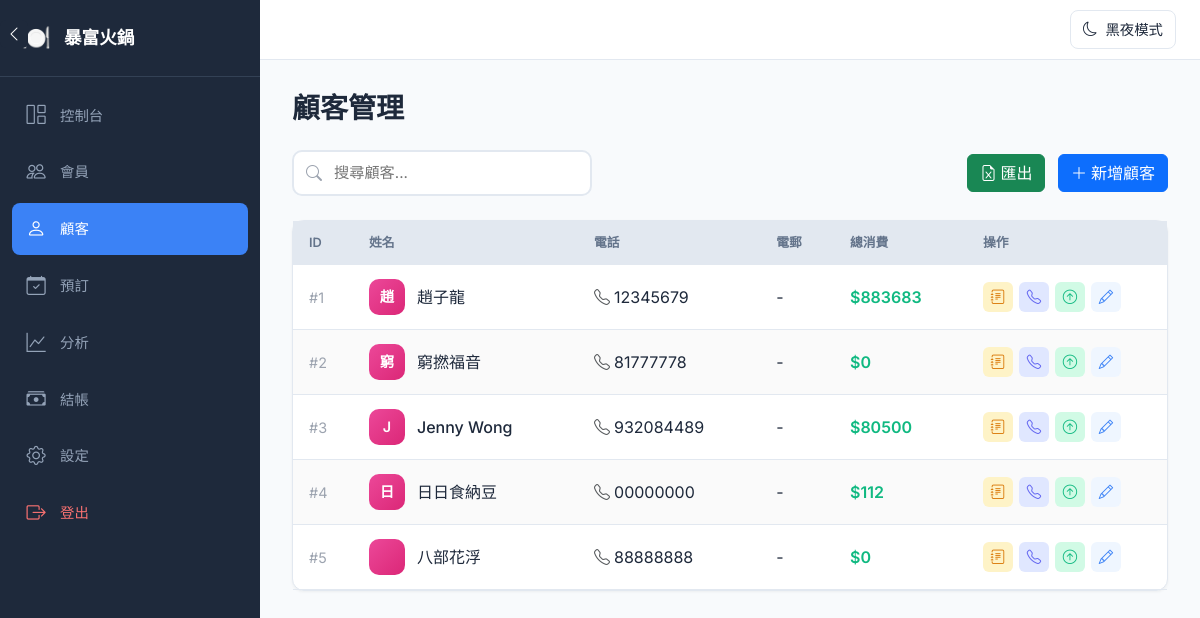
/customers (signed in), run on the app's committed database.
### app.py (models this page shows)
class Settings(Base):
    __tablename__ = 'settings'
    id = Column(Integer, primary_key=True)
    restaurant_name = Column(String(100), default='我的餐廳')
    dark_mode = Column(Integer, default=0)  # 0 = light, 1 = dark

class Customer(Base):
    __tablename__ = 'customers'
    id = Column(Integer, primary_key=True)
    name = Column(String(100), nullable=False)
    phone = Column(String(20), unique=True, nullable=False)
    email = Column(String(100))
    birthday = Column(DateTime)
    tags = Column(String(500))  # 標籤，用逗號分隔
    address = Column(String(200))
    avg_spend = Column(Float, default=0.0)
    preferences = Column(Text)  # e.g. "愛辣、不吃蔥"
    allergies = Column(Text)  # 過敏食物
    notes = Column(Text)  # 額外備註
    visits = Column(Integer, default=0)
    total_spent = Column(Float, default=0)  # 總消費
    points = Column(Integer, default=0)  # 積分 (已停用)
    created_at = Column(DateTime, default=datetime.utcnow)
    updated_at = Column(DateTime, default=datetime.utcnow, onupdate=datetime.utcnow)

### app.py (the view)
@app.route('/customers')
@login_required
def customers():
    db = get_db_session()
    search = request.args.get('search', '').strip()
    if search:
        customers_list = db.query(Customer).filter(
            (Customer.name.like(f'%{search}%')) |
            (Customer.phone.like(f'%{search}%'))
        ).all()
    else:
        customers_list = db.query(Customer).all()
    db.close()
    return render_template('customers.html', customers=customers_list, search=search)

### app.py (called while the page is built)
@app.after_request
def add_header(response):
    response.headers['Cache-Control'] = 'no-cache, no-store, must-revalidate'
    response.headers['Pragma'] = 'no-cache'
    response.headers['Expires'] = '0'
    return response

@app.context_processor
def inject_dark_mode():
    db = get_db_session()
    settings_obj = db.query(Settings).first()
    dark_mode = settings_obj.dark_mode if settings_obj else 0
    restaurant_name = settings_obj.restaurant_name if settings_obj else '我的餐廳'
    db.close()
    return dict(dark_mode=dark_mode, restaurant_name=restaurant_name)

def get_db_session():
    return Session()

def login_required(f):
    @wraps(f)
    def decorated_function(*args, **kwargs):
        if 'employee_id' not in session:
            return redirect(url_for('login'))
        return f(*args, **kwargs)
    return decorated_function

### templates/customers.html (shortened to what this page needs)
{% extends "base.html" %}
{% block content %}
<h1 class="page-title">顧客管理</h1>
<div class="d-flex justify-content-between align-items-center mb-4">
    <form method="GET" action="{{ url_for('customers') }}" class="search-box" style="display: flex; align-items: center; width: 300px;">
        <i class="bi bi-search" style="position: absolute; left: 14px; color: #9ca3af;"></i>
        <input type="text" name="search" placeholder="搜尋顧客..." class="search-input" value="{{ search or '' }}" style="padding-left: 40px;">
    </form>
    <div>
        <a href="{{ url_for('export_data', type='customers') }}" class="btn btn-success me-2">
            <i class="bi bi-file-earmark-excel me-1"></i>匯出
        </a>
        <a href="{{ url_for('add_customer') }}" class="btn btn-primary">
            <i class="bi bi-plus-lg me-1"></i>新增顧客
        </a>
    </div>
</div>
<div class="custom-card">
    <div class="table-responsive">
        <table class="custom-table">
            <thead>
                <tr>
                    <th style="width: 60px;">ID</th>
                    <th>姓名</th>
                    <th>電話</th>
                    <th>電郵</th>
                    <th>總消費</th>
                    <th style="width: 200px;">操作</th>
                </tr>
            </thead>
            <tbody>
                {% for customer in customers %}
                <tr>
                    <td><span class="customer-id">#{{ customer.id }}</span></td>
                    <td>
                        <div class="customer-info">
                            <div class="customer-avatar" style="background: linear-gradient(135deg, #ec4899, #db2777);">
                                {{ customer.name[0] }}
                            </div>
                            <span class="customer-name">{{ customer.name }}</span>
                        </div>
                    </td>
                    <td><i class="bi bi-telephone me-1 text-muted"></i>{{ customer.phone }}</td>
                    <td>{{ customer.email or '-' }}</td>
                    <td><span class="spent">${{ "%.0f"|format(customer.total_spent) }}</span></td>
                    <td>
                        <div class="action-buttons">
                            <a href="{{ url_for('customer_visits', customer_id=customer.id) }}" class="btn-action note" title="消費記錄">
                                <i class="bi bi-journal-text"></i>
                            </a>
                            <a href="{{ url_for('customer_interactions', customer_id=customer.id) }}" class="btn-action call" title="聯繫記錄">
                                <i class="bi bi-telephone"></i>
                            </a>
                            <a href="{{ url_for('upgrade_to_member', customer_id=customer.id) }}" class="btn-action upgrade" title="升級為會員">
                                <i class="bi bi-arrow-up-circle"></i>
                            </a>
                            <a href="{{ url_for('edit_customer', customer_id=customer.id) }}" class="btn-action edit" title="編輯">
                                <i class="bi bi-pencil"></i>
                            </a>
                        </div>
                    </td>
                </tr>
                {% endfor %}
            </tbody>
        </table>
    </div>
</div>
{% endblock %}

### templates/base.html (shortened to what this page needs)
<!DOCTYPE html>
<html lang="zh-HK">
<head>
    <link href="https://cdn.jsdelivr.net/npm/bootstrap@5.3.3/dist/css/bootstrap.min.css" rel="stylesheet">
    <link rel="stylesheet" href="https://cdn.jsdelivr.net/npm/bootstrap-icons@1.11.0/font/bootstrap-icons.css">
</head>
<body>
    <nav id="sidebar">
        <div class="sidebar-brand">
            <span class="sidebar-brand-icon">🍽️</span>
            <span class="sidebar-brand-text">{{ restaurant_name|default('暴富火鍋') }}</span>
        </div>
        <ul class="sidebar-menu">
            <li class="sidebar-menu-item">
                <a href="{{ url_for('dashboard') }}" class="sidebar-menu-link {% if request.endpoint == 'dashboard' %}active{% endif %}">
                    <i class="bi bi-grid-1x2"></i><span>控制台</span>
                </a>
            </li>
            <li class="sidebar-menu-item">
                <a href="{{ url_for('members') }}" class="sidebar-menu-link {% if request.endpoint in ['members', 'add_member', 'edit_member', 'topup_member'] %}active{% endif %}">
                    <i class="bi bi-people"></i><span>會員</span>
                </a>
            </li>
            <li class="sidebar-menu-item">
                <a href="{{ url_for('customers') }}" class="sidebar-menu-link {% if request.endpoint in ['customers', 'add_customer', 'edit_customer'] %}active{% endif %}">
                    <i class="bi bi-person"></i><span>顧客</span>
                </a>
            </li>
            <li class="sidebar-menu-item">
                <a href="{{ url_for('reservations') }}" class="sidebar-menu-link {% if request.endpoint in ['reservations', 'add_reservation'] %}active{% endif %}">
                    <i class="bi bi-calendar-check"></i><span>預訂</span>
                </a>
            </li>
            <li class="sidebar-menu-item">
                <a href="{{ url_for('analytics') }}" class="sidebar-menu-link {% if request.endpoint == 'analytics' %}active{% endif %}">
                    <i class="bi bi-graph-up"></i><span>分析</span>
                </a>
            </li>
            <li class="sidebar-menu-item">
                <a href="{{ url_for('checkout') }}" class="sidebar-menu-link {% if request.endpoint in ['checkout', 'checkout_result'] %}active{% endif %}">
                    <i class="bi bi-cash-stack"></i><span>結帳</span>
                </a>
            </li>
            <li class="sidebar-menu-item">
                <a href="{{ url_for('settings') }}" class="sidebar-menu-link {% if request.endpoint == 'settings' %}active{% endif %}">
                    <i class="bi bi-gear"></i><span>設定</span>
                </a>
            </li>
            <li class="sidebar-menu-item" style="margin-top: auto;">
                <a href="{{ url_for('logout') }}" class="sidebar-menu-link" style="color: #f87171;">
                    <i class="bi bi-box-arrow-right"></i><span>登出</span>
                </a>
            </li>
        </ul>
    </nav>
    <button id="sidebarToggle" onclick="toggleSidebar()">
        <i class="bi bi-chevron-left"></i>
    </button>
    <div class="top-bar">
        <button class="theme-toggle" onclick="toggleTheme()">
            <i class="bi bi-moon" id="themeIcon"></i>
            <span id="themeText">黑夜模式</span>
        </button>
    </div>
    <main id="mainContent">
        {% block content %}{% endblock %}
    </main>
</body>
</html>

### templates/base.html (style rules this page uses)
* { box-sizing: border-box; }
:root { --sidebar-width: 260px; --sidebar-collapsed: 72px; --sidebar-bg: #1e293b; --sidebar-hover: #334155; --sidebar-active: #3b82f6; --bg-color: #f8fafc; --card-bg: #ffffff; --text-color: #1e293b; --border-color: #e2e8f0; }
body { font-family: 'Inter', -apple-system, sans-serif; margin: 0; background: var(--bg-color); color: var(--text-color); transition: background 0.3s, color 0.3s; }
#sidebar { position: fixed; top: 0; left: 0; width: var(--sidebar-width); height: 100vh; background: var(--sidebar-bg); z-index: 1000; overflow: hidden; display: flex; flex-direction: column; transition: width 0.3s ease; }
.sidebar-brand { padding: 20px; border-bottom: 1px solid #334155; display: flex; align-items: center; gap: 12px; color: #fff; font-size: 1.1rem; font-weight: 600; white-space: nowrap; }
.sidebar-brand-icon { font-size: 1.5rem; min-width: 32px; text-align: center; }
.sidebar-menu { list-style: none; padding: 12px; margin: 0; flex: 1; }
.sidebar-menu-item { margin-bottom: 4px; }
.sidebar-menu-link { display: flex; align-items: center; gap: 12px; padding: 12px; color: #94a3b8; text-decoration: none; border-radius: 8px; font-weight: 500; font-size: 0.9rem; white-space: nowrap; transition: all 0.2s; }
.sidebar-menu-link.active { background: var(--sidebar-active); color: #fff; }
.sidebar-menu-link i { font-size: 1.2rem; min-width: 24px; text-align: center; }
#sidebarToggle { position: fixed; top: 20px; width: 28px; height: 28px; background: var(--sidebar-bg); border: none; border-radius: 6px; color: #fff; cursor: pointer; z-index: 1001; transition: left 0.3s ease, transform 0.3s ease; display: flex; align-items: center; justify-content: center; }
.top-bar { position: fixed; top: 0; left: var(--sidebar-width); right: 0; height: 60px; background: var(--card-bg); border-bottom: 1px solid var(--border-color); display: flex; align-items: center; justify-content: flex-end; padding: 0 24px; z-index: 999; transition: left 0.3s ease; }
.theme-toggle { background: none; border: 1px solid var(--border-color); border-radius: 8px; padding: 8px 12px; cursor: pointer; color: var(--text-color); display: flex; align-items: center; gap: 8px; font-size: 0.9rem; transition: all 0.2s; }
#mainContent { margin-left: var(--sidebar-width); margin-top: 60px; padding: 32px; min-height: calc(100vh - 60px); transition: margin-left 0.3s ease; }
.page-title { font-size: 1.75rem; font-weight: 600; margin-bottom: 24px; }
.custom-card { background: var(--card-bg); border: 1px solid var(--border-color); border-radius: 12px; box-shadow: 0 1px 3px rgba(0,0,0,0.05); }
.custom-table { width: 100%; border-collapse: collapse; }
.custom-table th { background: var(--border-color); padding: 12px 16px; font-weight: 600; font-size: 0.8rem; text-transform: uppercase; color: #64748b; text-align: left; }
.custom-table td { padding: 14px 16px; border-bottom: 1px solid var(--border-color); }

### templates/customers.html (style rules this page uses)
.search-box { position: relative; width: 300px; }
.search-box i { position: absolute; left: 14px; top: 50%; transform: translateY(-50%); color: #9ca3af; }
.search-input { width: 100%; padding: 10px 14px 10px 40px; border: 2px solid var(--border-color); border-radius: 10px; font-size: 0.95rem; background: var(--card-bg); color: var(--text-color); transition: all 0.2s; }
.customer-id { color: #9ca3af; font-size: 0.9rem; }
.customer-info { display: flex; align-items: center; gap: 12px; }
.customer-avatar { width: 36px; height: 36px; border-radius: 10px; display: flex; align-items: center; justify-content: center; color: white; font-weight: 600; font-size: 0.9rem; }
.customer-name { font-weight: 500; }
.spent { font-weight: 600; color: #10b981; }
.action-buttons { display: flex; gap: 6px; }
.btn-action { width: 30px; height: 30px; border-radius: 6px; display: flex; align-items: center; justify-content: center; border: none; cursor: pointer; transition: all 0.2s; font-size: 0.9rem; }
.btn-action.note { background: #fef3c7; color: #d97706; }
.btn-action.call { background: #e0e7ff; color: #6366f1; }
.btn-action.upgrade { background: #d1fae5; color: #10b981; }
.btn-action.edit { background: #eff6ff; color: #3b82f6; }
.custom-table tbody tr { transition: background 0.2s; }
.custom-table tbody tr:nth-child(even) { background: rgba(0,0,0,0.02); }

### data on the page
Settings: restaurant_name "暴富火鍋"
Customer: id "1", name "趙", name "趙子龍", phone "12345679", email "-", total_spent "883683"
Customer: id "2", name "窮", name "窮撚福音", phone "81777778", email "-", total_spent "0"
Customer: id "3", name "J", name "Jenny Wong", phone "932084489", email "-", total_spent "80500"
Customer: id "4", name "日", name "日日食納豆", phone "00000000", email "-", total_spent "112"
Customer: id "5", name "八部花浮", phone "88888888", email "-", total_spent "0"
